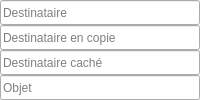
                 <widget class="QWidget" name="widget" native="true">
                  <property name="sizePolicy">
                   <sizepolicy hsizetype="Expanding" vsizetype="Fixed">
                    <horstretch>0</horstretch>
                    <verstretch>0</verstretch>
                   </sizepolicy>
                  </property>
                  <property name="maximumSize">
                   <size>
                    <width>16777215</width>
                    <height>100</height>
                   </size>
                  </property>
                  <layout class="QVBoxLayout" name="verticalLayout_3">
                   <property name="spacing">
                    <number>0</number>
                   </property>
                   <property name="leftMargin">
                    <number>0</number>
                   </property>
                   <property name="topMargin">
                    <number>0</number>
                   </property>
                   <property name="rightMargin">
                    <number>0</number>
                   </property>
                   <property name="bottomMargin">
                    <number>0</number>
                   </property>
                   <item>
                    <widget class="QLineEdit" name="to">
                     <property name="sizePolicy">
                      <sizepolicy hsizetype="Expanding" vsizetype="Maximum">
                       <horstretch>0</horstretch>
                       <verstretch>0</verstretch>
                      </sizepolicy>
                     </property>
                     <property name="maximumSize">
                      <size>
                       <width>16777215</width>
                       <height>27</height>
                      </size>
                     </property>
                     <property name="toolTip">
                      <string/>
                     </property>
                     <property name="placeholderText">
                      <string>Destinataire</string>
                     </property>
                    </widget>
                   </item>
                   <item>
                    <widget class="QLineEdit" name="cc">
                     <property name="sizePolicy">
                      <sizepolicy hsizetype="Expanding" vsizetype="Maximum">
                       <horstretch>0</horstretch>
                       <verstretch>0</verstretch>
                      </sizepolicy>
                     </property>
                     <property name="maximumSize">
                      <size>
                       <width>16777215</width>
                       <height>27</height>
                      </size>
                     </property>
                     <property name="toolTip">
                      <string/>
                     </property>
                     <property name="text">
                      <string/>
                     </property>
                     <property name="placeholderText">
                      <string>Destinataire en copie</string>
                     </property>
                    </widget>
                   </item>
                   <item>
                    <widget class="QLineEdit" name="bcc">
                     <property name="sizePolicy">
                      <sizepolicy hsizetype="Expanding" vsizetype="Maximum">
                       <horstretch>0</horstretch>
                       <verstretch>0</verstretch>
                      </sizepolicy>
                     </property>
                     <property name="maximumSize">
                      <size>
                       <width>16777215</width>
                       <height>27</height>
                      </size>
                     </property>
                     <property name="toolTip">
                      <string/>
                     </property>
                     <property name="placeholderText">
                      <string>Destinataire caché</string>
                     </property>
                    </widget>
                   </item>
                   <item>
                    <widget class="QLineEdit" name="title">
                     <property name="sizePolicy">
                      <sizepolicy hsizetype="Expanding" vsizetype="Maximum">
                       <horstretch>0</horstretch>
                       <verstretch>0</verstretch>
                      </sizepolicy>
                     </property>
                     <property name="maximumSize">
                      <size>
                       <width>16777215</width>
                       <height>27</height>
                      </size>
                     </property>
                     <property name="font">
                      <font>
                       <kerning>true</kerning>
                      </font>
                     </property>
                     <property name="toolTip">
                      <string/>
                     </property>
                     <property name="placeholderText">
                      <string>Objet</string>
                     </property>
                    </widget>
                   </item>
                  </layout>
                 </widget>
